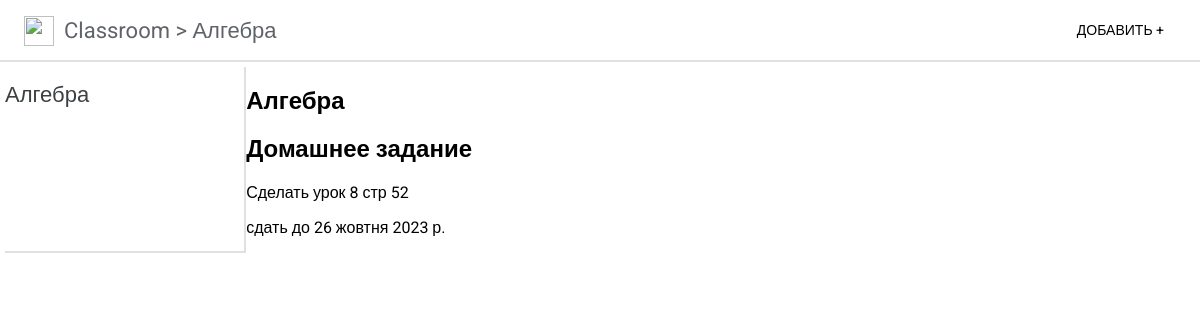
Before: /classroom/1/ with the older database file.
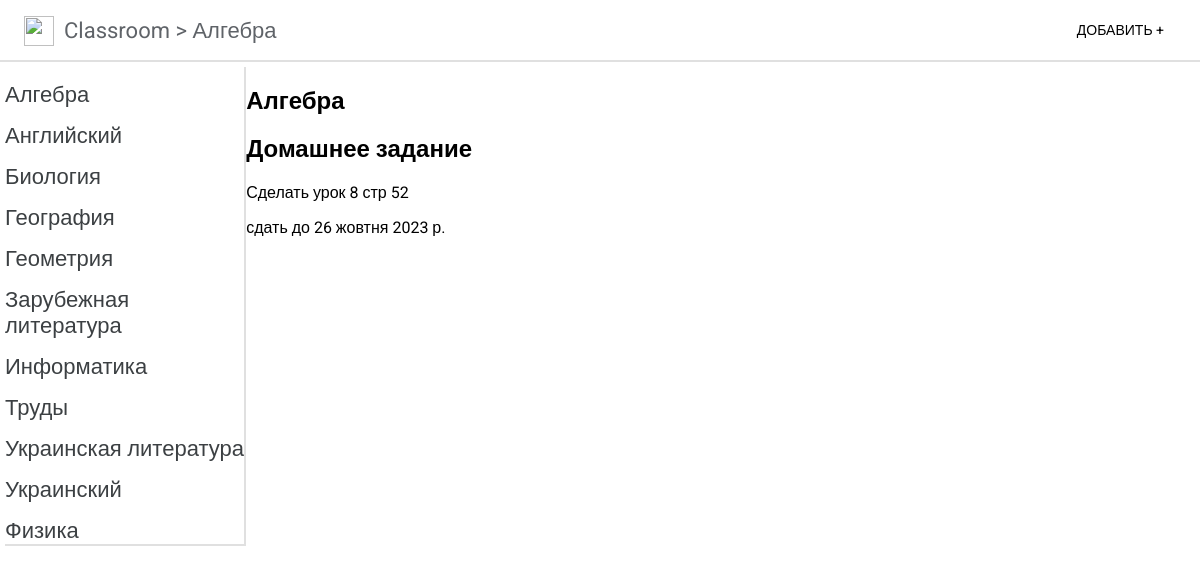
After: the same page with the newer database file.
### classroom/models.py (models this page shows, shortened)
class Subject(models.Model):
    name = models.CharField(max_length=50, verbose_name="Название", db_index=True)
    class Meta:
        verbose_name="Предмет"
        verbose_name_plural="Предметы"
        ordering =  ['name']

class BoardMessage(models.Model):
    title = models.CharField(max_length=50, verbose_name="Тип задания")
    content = models.TextField(null=True, blank=True, verbose_name="Задание")
    deadline = models.DateField(verbose_name="Дедлайн")
    published = models.DateTimeField(auto_now_add=True, db_index=True, verbose_name="Опубликовано")
    subject = models.ForeignKey("Subject", verbose_name="Предмет", on_delete=models.PROTECT, null=True)
    class Meta:
        verbose_name="Задание"
        verbose_name_plural="Задания"
        ordering =  ['-published']

### classroom/views.py (the view)
# urls.py: path('<int:subject_id>/', by_subject,name='by_subject'),
def by_subject(request, subject_id):
    posts = BoardMessage.objects.filter(subject=subject_id)
    subjects = Subject.objects.all()
    current_subject = Subject.objects.get(pk=subject_id)
    return render(request,'classroom/by_subject.html', locals() )

### classroom/templates/classroom/by_subject.html (shortened to what this page needs)
{% extends "layout/base.html" %}
{% block content %}
    <h2>{{ current_subject.name }}</h2>
    {% for post in posts %}
    <div class="">
        <h2>{{ post.title }}</h2>
        <p> {{ post.content }}</p>
        <p>сдать до {{post.deadline}}</p>
    </div>
    {% endfor %}
{% endblock content %}

### classroom/templates/layout/base.html (shortened to what this page needs)
{% load static %}
<!DOCTYPE html>
<html lang="uk">
<head>
    <link rel ="stylesheet" href="{% static 'classroom/style.css' %}">
</head>
<body>
    <header class="header">
    <nav class="navbar">
        <a class="logo"href=" {% url 'index' %}">
            <img class="logo-img" src="https://www.gstatic.com/classroom/logo_square_rounded.svg" alt="">
            <span class="logo-text">Classroom >  {{ current_subject.name }}</span>
        </a>
        <a class="add-link"href="{% url 'add' %}">Добавить +</a>
    </nav>
    </header >
    <section class="menu">
    <div class="left-column">
    <div class="subject-list">
    {% for subject in subjects %}
    <a class="subject-item" href="{% url 'by_subject' subject.pk %}">{{ subject.name }}</a>
    {% endfor %}
    </div>
    </div>
    <div class="right-column">
        {% block content %}
        {% endblock content %}
    </div>
    </section>
</body>
</html>

Changed rows visible on the page:
added Subject: name "Английский"
added Subject: name "Биология"
added Subject: name "География"
added Subject: name "Геометрия"
added Subject: name "Зарубежная литература"
added Subject: name "Информатика"
added Subject: name "Труды"
added Subject: name "Украинская литература"
added Subject: name "Украинский"
added Subject: name "Физика"
